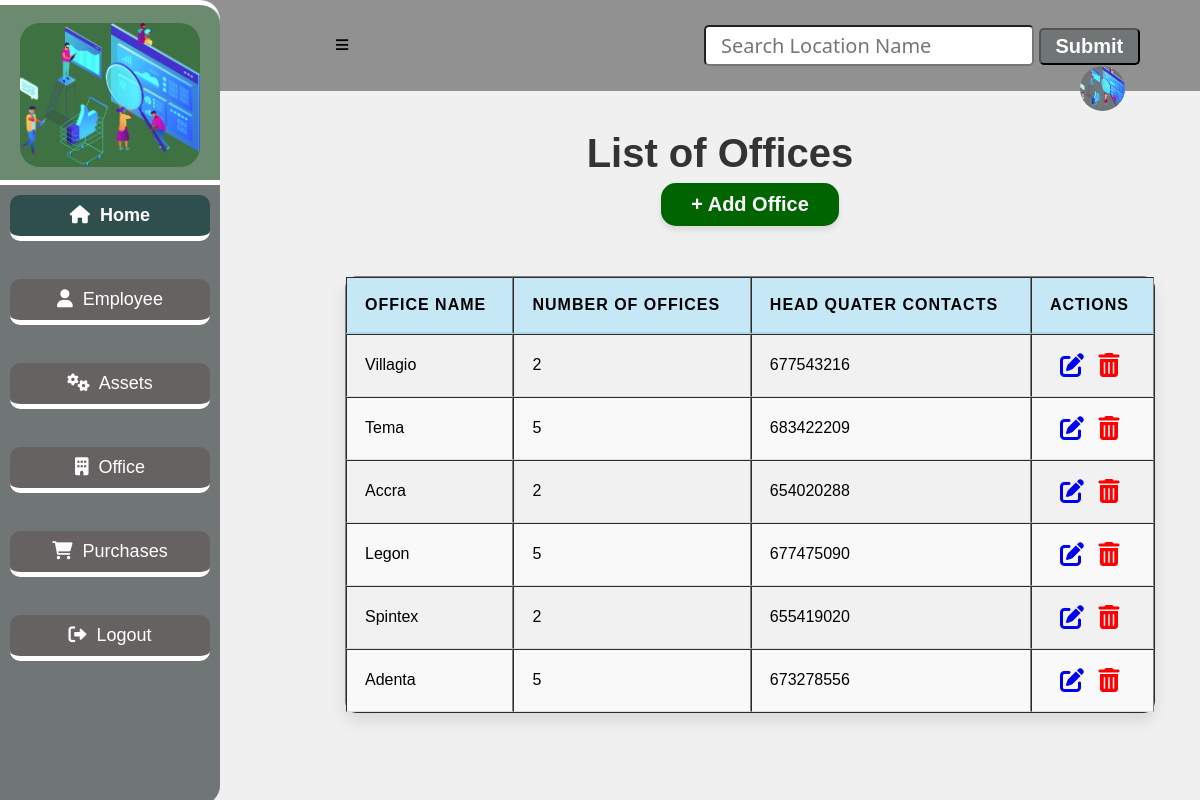
Page /location on the earlier database version.
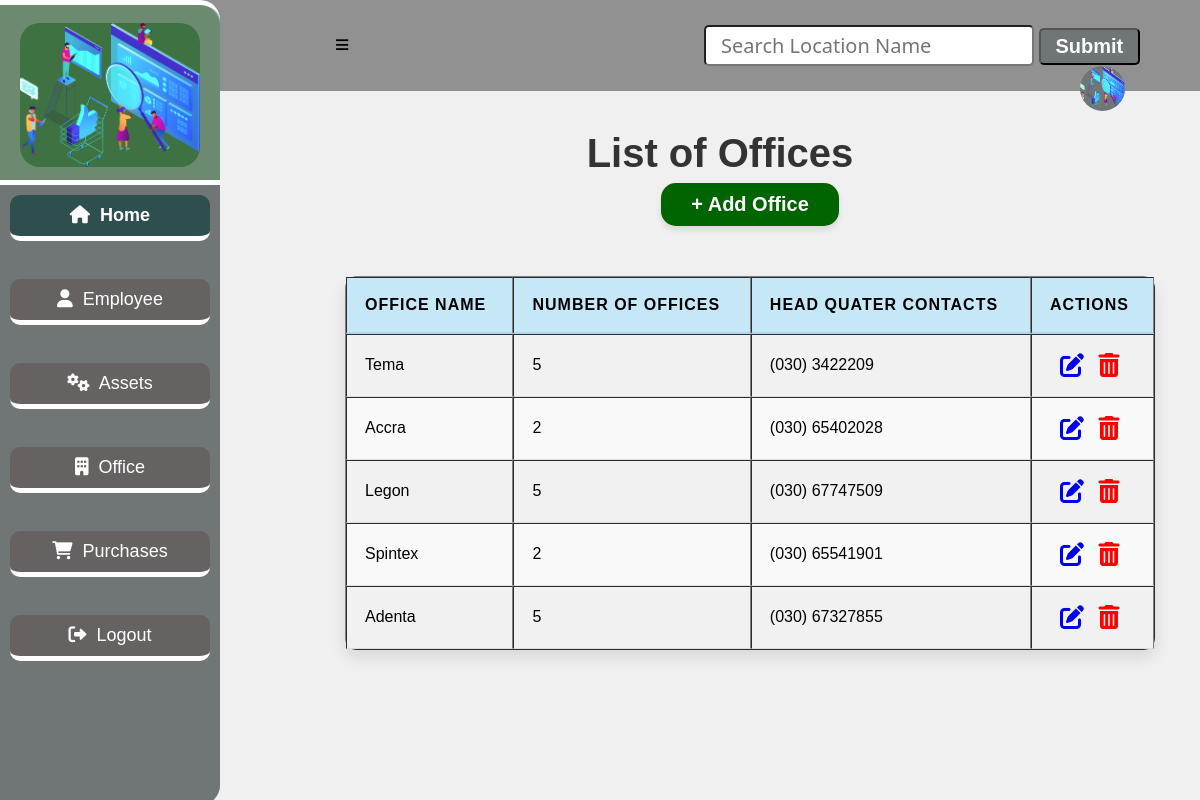
Same page on the later database version.
### app.py (models this page shows, shortened)
class Location(db.Model):
    __tablename__ = "locations"
    id=db.Column(db.Integer, primary_key=True)
    location_name=db.Column(db.String(50))
    number_of_offices=db.Column(db.Integer)
    head_quater_contact=db.Column(db.Integer)
    employees_rel=db.relationship('Employee', backref='employees_location')
    equipment_rel=db.relationship('Equipment', backref='equipment_loation')

### app.py (the view)
@app.route('/location')
def location():
    locations = Location.query.all()
    return render_template ('locationList.html', locations = locations)

### app.py (called while the page is built)
@app.before_request
def create_table():
    db.create_all()

### templates/locationList.html (shortened to what this page needs)
<!DOCTYPE html>
<html lang="en">
<head>
    <link
    rel="stylesheet"
    href="{{ url_for('static', filename='main.css') }}"
    />
    <link rel="stylesheet" href="https://cdnjs.cloudflare.com/ajax/libs/font-awesome/4.7.0/css/font-awesome.min.css">
    <link rel="stylesheet" href="https://cdnjs.cloudflare.com/ajax/libs/font-awesome/6.0.0-beta3/css/all.min.css">
</head>
<body>
    <div class="header">
      <a href="#" id="sidebar-icon">&#8801;</a>
      <input type="search" id="query" name="search" placeholder="Search Location Name">
      <button id="search-button">Submit</button>
      <a href="#"><img src="{{ url_for('static', filename='bg4.png') }}" alt=""></a>
    </div>
    <section class="sidebar">
        <div class="logo">
            <img src="{{ url_for('static', filename='bg4.png') }}" alt="logo">
        </div>
        <div class="content">
          <a href="/entry_point" class="home active"><i class="fas fa-home"></i>&nbsp; Home</a><br>
          <a href="/employee" class="home"><i class="fas fa-user"></i>&nbsp;  Employee</a><br>
          <a href="/equipment" class="home"><i class="fas fa-cogs"></i>&nbsp;  Assets</a><br>
          <a href="/location" class="home"><i class="fas fa-building"></i>&nbsp;  Office</a><br>
          <a href="/purchase" class="home"><i class="fas fa-shopping-cart"></i> &nbsp; Purchases</a><br>
          <a href="/login" class="home"><i class="fas fa-sign-out-alt"></i>&nbsp;  Logout</a>
        </div>
    </section>
    <h1 class="marquee">List of Offices</h1>
    <div class="location-form">
      <a href="/add-location" class="btn1">+ Add Office</a>
      <table border="1" style="overflow: auto;">
        <thead>
          <tr>
            <th>Office Name</th>
            <th>Number Of Offices</th>
            <th>Head Quater Contacts</th>
            <th>Actions</th>
          </tr>
        </thead>
        <tbody id="table-results">
          {% for location in locations  %}
            <tr>
              <td>{{ location.location_name }}</td>
              <td>{{ location.number_of_offices}}</td>
              <td>{{ location.head_quater_contact}}</td>
              <td class="action">
                <a href="/edit_location{{ location.id }}"><i class="fa fa-edit" style="font-size:24px"></i></a>
                <a href="/delete_location{{ location.id }}"><i class="fa fa-trash-o" style="font-size:24px"></i></a>
              </td>
            </tr>
          {% endfor %}
        </tbody>
      </table>
    </div>
</body>
</html>

Differences in the rows shown:
removed Location: location_name "Villagio", number_of_offices "2", head_quater_contact "677543216"
changed Location "Tema": head_quater_contact "683422209" → "(030) 3422209"
changed Location "Accra": head_quater_contact "654020288" → "(030) 65402028"
changed Location "Legon": head_quater_contact "677475090" → "(030) 67747509"
changed Location "Spintex": head_quater_contact "655419020" → "(030) 65541901"
changed Location "Adenta": head_quater_contact "673278556" → "(030) 67327855"
